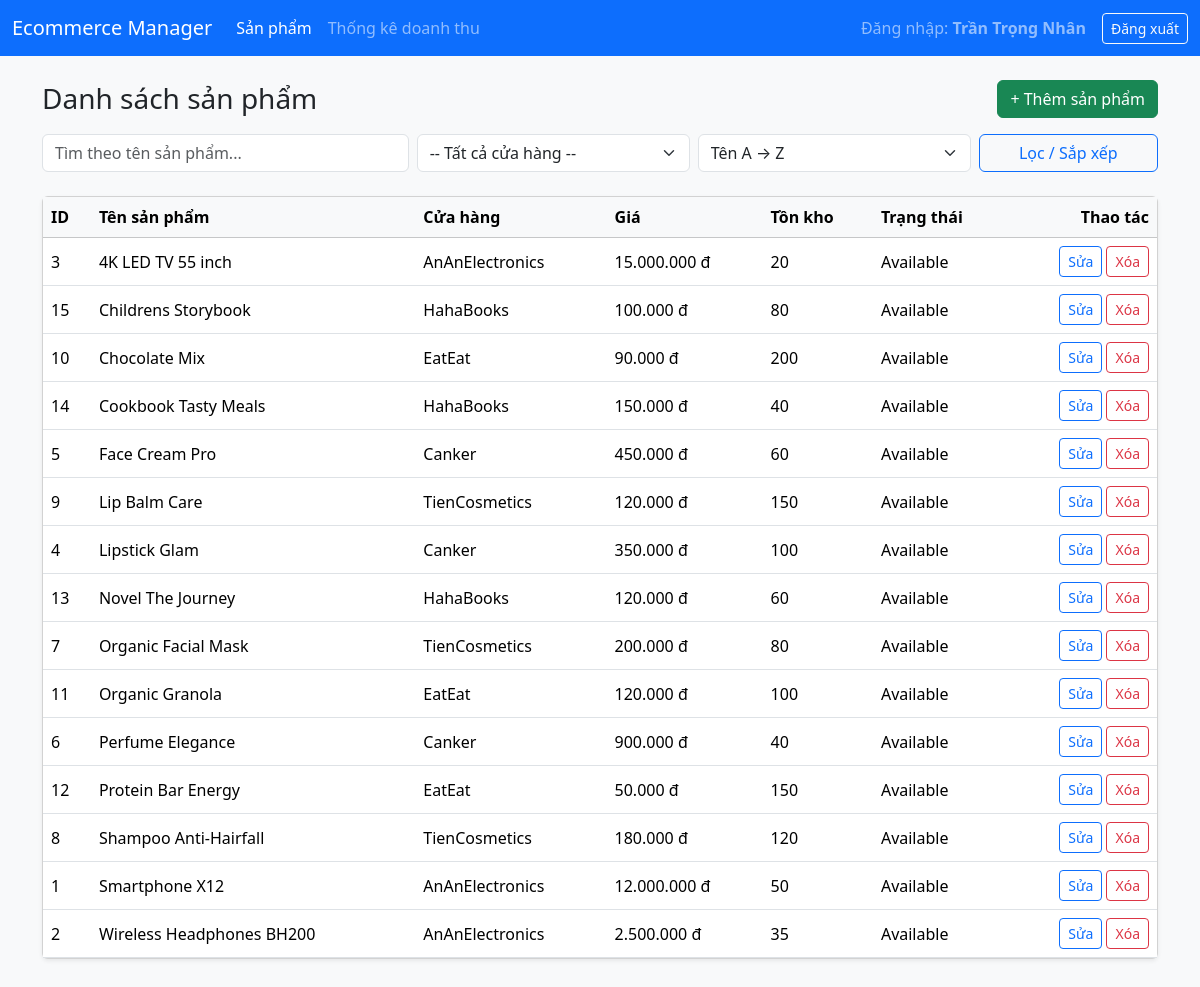
The page / (signed in) on the database its author committed.
### tables this page shows
CREATE TABLE Product (
    Product_ID          INT             AUTO_INCREMENT PRIMARY KEY,
    Store_ID            INT             NOT NULL,
    Name                VARCHAR(150)    NOT NULL,
    Description         TEXT,
    Price               DECIMAL(15,2)   NOT NULL CHECK (Price > 0),
    Images_url          VARCHAR(255),
    Stock_quantity      INT             DEFAULT 0 CHECK (Stock_quantity >= 0),
    Status              VARCHAR(20)     DEFAULT 'Available' CHECK (Status IN ('Available','Out of Stock','Discontinued')),

    CONSTRAINT FK_Product_Store FOREIGN KEY (Store_ID)
        REFERENCES Store(Store_ID)
);

CREATE TABLE Store (
    Store_ID        INT             PRIMARY KEY,
    Seller_ID       INT             NOT NULL,
    Name            VARCHAR(100)    NOT NULL,
    store_url       VARCHAR(255),
    description     TEXT,
    banner_url      VARCHAR(255),
    l_url           VARCHAR(255),
    email           VARCHAR(100)    UNIQUE,
    city            VARCHAR(50),
    District        VARCHAR(50),
    total_product   INT             DEFAULT 0 CHECK (total_product >= 0),
    total_follower  INT             DEFAULT 0 CHECK (total_follower >= 0),

    CONSTRAINT FK_Store_Seller FOREIGN KEY (Seller_ID)
        REFERENCES Seller(Seller_user_ID)
);

### controllers/ProductController.php (called while the page is built, shortened)
<?php
require_once __DIR__ . '/../models/Product.php';
class ProductController
{
    public function index(): void
    {
        $filters = [
            'keyword'  => trim($_GET['q'] ?? ''),
            'store_id' => $_GET['store_id'] ?? '',
            'sort'     => $_GET['sort'] ?? 'name_asc',
        ];
        $products = Product::getAll($filters);
        require __DIR__ . '/../views/layout/header.php';
        require __DIR__ . '/../views/products/index.php';
        require __DIR__ . '/../views/layout/footer.php';
    }
}

### models/Product.php (called while the page is built, shortened)
<?php
class Product
{
    public static function getAll(array $filters = []): array
    {
        $pdo = Database::getConnection();
        $keyword = $filters['keyword'] ?? '';
        $storeId = $filters['store_id'] ?? '';
        $sort    = $filters['sort'] ?? 'name_asc';
        $orderBySql = match ($sort) {
            'price_asc'  => 'p.Price ASC',
            'price_desc' => 'p.Price DESC',
            'name_desc'  => 'p.Name DESC',
            default      => 'p.Name ASC',
        };
        $where  = [];
        $params = [];
        $whereSql = $where ? ('WHERE ' . implode(' AND ', $where)) : '';
        $sql = "
            SELECT p.Product_ID, p.Name, p.Price, p.Status, p.Stock_quantity,
                   s.Name AS StoreName
            FROM Product p
            INNER JOIN Store s ON p.Store_ID = s.Store_ID
            $whereSql
            ORDER BY $orderBySql
        ";
        $stmt = $pdo->prepare($sql);
        $stmt->execute($params);
        return $stmt->fetchAll();
    }
}

### views/products/index.php (the view, shortened to what this page needs)
<div class="d-flex justify-content-between align-items-center mb-3">
    <h3 class="mb-0">Danh sách sản phẩm</h3>
    <a href="index.php?page=product_form" class="btn btn-success">
        + Thêm sản phẩm
    </a>
</div>
<form class="row g-2 mb-4" method="get">
    <div class="col-md-4">
        <input type="text" class="form-control" name="q"
               placeholder="Tìm theo tên sản phẩm..."
               value="<?= htmlspecialchars($filters['keyword']) ?>">
    </div>
    <div class="col-md-3">
        <select class="form-select" name="store_id">
            <option value="">-- Tất cả cửa hàng --</option>
        </select>
    </div>
    <div class="col-md-3">
        <select class="form-select" name="sort">
            <option value="name_asc"  <?= $filters['sort'] === 'name_asc' ? 'selected' : '' ?>>Tên A → Z</option>
        </select>
    </div>
    <div class="col-md-2 d-grid">
        <button class="btn btn-outline-primary" type="submit">Lọc / Sắp xếp</button>
    </div>
</form>
<div class="card shadow-sm">
    <div class="card-body p-0">
        <div class="table-responsive">
            <table class="table table-hover mb-0 align-middle">
                <thead class="table-light">
                <tr>
                    <th>ID</th>
                    <th>Tên sản phẩm</th>
                    <th>Cửa hàng</th>
                    <th>Giá</th>
                    <th>Tồn kho</th>
                    <th>Trạng thái</th>
                    <th class="text-end">Thao tác</th>
                </tr>
                </thead>
                <tbody>
                <?php if (empty($products)): ?>
                    <tr><td colspan="7" class="text-center py-3">Không có sản phẩm phù hợp.</td></tr>
                <?php else: foreach ($products as $p): ?>
                    <tr>
                        <td><?= $p['Product_ID'] ?></td>
                        <td><?= htmlspecialchars($p['Name']) ?></td>
                        <td><?= htmlspecialchars($p['StoreName']) ?></td>
                        <td><?= number_format($p['Price'], 0, ',', '.') ?> đ</td>
                        <td><?= $p['Stock_quantity'] ?></td>
                        <td><?= htmlspecialchars($p['Status']) ?></td>
                        <td class="text-end">
                            <a href="index.php?page=product_form&id=<?= $p['Product_ID'] ?>"
                               class="btn btn-sm btn-outline-primary">Sửa</a>
                            <a href="index.php?page=product_delete&id=<?= $p['Product_ID'] ?>"
                               class="btn btn-sm btn-outline-danger"
                               onclick="return confirm('Xóa sản phẩm này?');">Xóa</a>
                        </td>
                    </tr>
                <?php endforeach; endif; ?>
                </tbody>
            </table>
        </div>
    </div>
</div>

### rows shown on the page
product: Product_ID "3", Name "4K LED TV 55 inch", Store_ID.Name "AnAnElectronics", Price "15.000.000", Stock_quantity "20", Status "Available"
product: Product_ID "15", Name "Childrens Storybook", Store_ID.Name "HahaBooks", Price "100.000", Stock_quantity "80", Status "Available"
product: Product_ID "10", Name "Chocolate Mix", Store_ID.Name "EatEat", Price "90.000", Stock_quantity "200", Status "Available"
product: Product_ID "14", Name "Cookbook Tasty Meals", Store_ID.Name "HahaBooks", Price "150.000", Stock_quantity "40", Status "Available"
product: Product_ID "5", Name "Face Cream Pro", Store_ID.Name "Canker", Price "450.000", Stock_quantity "60", Status "Available"
product: Product_ID "9", Name "Lip Balm Care", Store_ID.Name "TienCosmetics", Price "120.000", Stock_quantity "150", Status "Available"
product: Product_ID "4", Name "Lipstick Glam", Store_ID.Name "Canker", Price "350.000", Stock_quantity "100", Status "Available"
product: Product_ID "13", Name "Novel The Journey", Store_ID.Name "HahaBooks", Price "120.000", Stock_quantity "60", Status "Available"
product: Product_ID "7", Name "Organic Facial Mask", Store_ID.Name "TienCosmetics", Price "200.000", Stock_quantity "80", Status "Available"
product: Product_ID "11", Name "Organic Granola", Store_ID.Name "EatEat", Price "120.000", Stock_quantity "100", Status "Available"
product: Product_ID "6", Name "Perfume Elegance", Store_ID.Name "Canker", Price "900.000", Stock_quantity "40", Status "Available"
product: Product_ID "12", Name "Protein Bar Energy", Store_ID.Name "EatEat", Price "50.000", Stock_quantity "150", Status "Available"
product: Product_ID "8", Name "Shampoo Anti-Hairfall", Store_ID.Name "TienCosmetics", Price "180.000", Stock_quantity "120", Status "Available"
product: Product_ID "1", Name "Smartphone X12", Store_ID.Name "AnAnElectronics", Price "12.000.000", Stock_quantity "50", Status "Available"
product: Product_ID "2", Name "Wireless Headphones BH200", Store_ID.Name "AnAnElectronics", Price "2.500.000", Stock_quantity "35", Status "Available"

### other values the page prints
$_SESSION['db_user'] "Trần Trọng Nhân"
